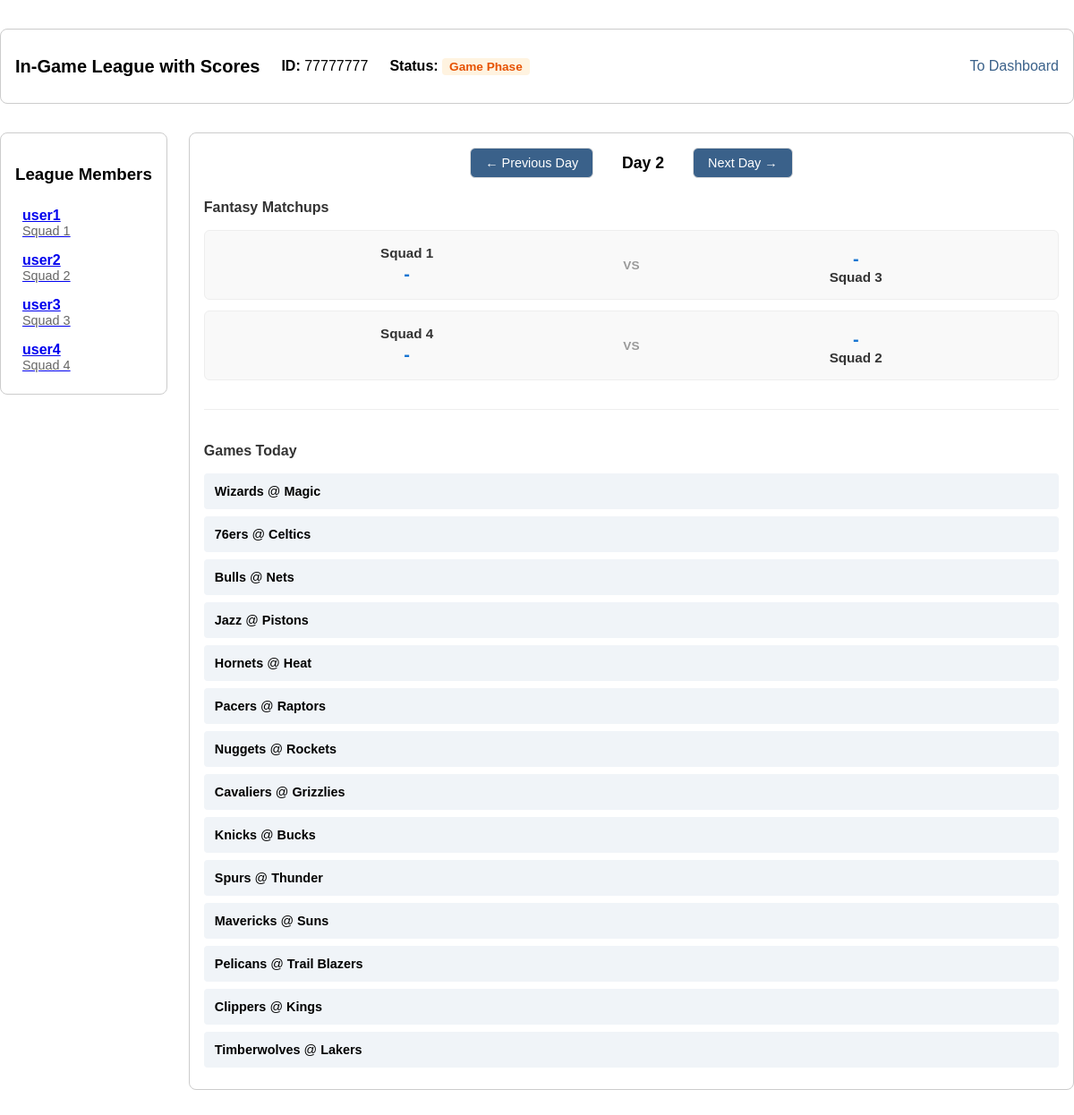
The app's page /league/77777777 with its own data.
### tables this page shows
CREATE TABLE PlayerLeague (
    LID INTEGER PRIMARY KEY,
    draftType TEXT,
    leagueName TEXT,
    ownerAccount INTEGER,
    status TEXT DEFAULT 'initial', current_day INTEGER DEFAULT 1, -- 'initial', 'draft', 'final'
    FOREIGN KEY (ownerAccount) REFERENCES PlayerAccount(accountID)
);

CREATE TABLE PlayerTeam (
    teamID INTEGER PRIMARY KEY,
    LID INTEGER,
    accountID INTEGER,
    teamName TEXT,
    FOREIGN KEY (LID) REFERENCES PlayerLeague(LID),
    FOREIGN KEY (accountID) REFERENCES PlayerAccount(accountID)
);

CREATE TABLE PlayerAccount (
    accountID INTEGER PRIMARY KEY,
    username TEXT UNIQUE,
    email TEXT UNIQUE,
    password TEXT
);

CREATE TABLE PlayerSchedule (
    matchupID INTEGER,
    LID INTEGER,
    week INTEGER,
    T1 INTEGER,
    T2 INTEGER,
    PRIMARY KEY (LID, matchupID),
    FOREIGN KEY (LID) REFERENCES PlayerLeague(LID),
    FOREIGN KEY (T1) REFERENCES PlayerTeam(teamID),
    FOREIGN KEY (T2) REFERENCES PlayerTeam(teamID)
);

CREATE TABLE NBATeam (
    TID INTEGER PRIMARY KEY,
    city TEXT,
    teamname TEXT,
    conference TEXT
);

### app.py (the view, shortened to what this page needs)
@app.route("/league/<int:league_id>")
def league(league_id):
    conn = sqlite3.connect(DB_FILE)
    conn.row_factory = sqlite3.Row
    cursor = conn.cursor()
    cursor.execute(
        """SELECT LID as id, leagueName, status, ownerAccount, draftType, current_day
            FROM PlayerLeague
            WHERE LID = ?""",
        (league_id,)
        )
    league_data = cursor.fetchone()
    cursor.execute(
        """SELECT pt.teamID, pt.teamName as team_name, pa.username as name
            FROM PlayerTeam pt
            JOIN PlayerAccount pa on pt.accountID = pa.accountID
            WHERE pt.LID = ?""",
        (league_id,)
        )
    members = cursor.fetchall()
    current_turn_team_id = None
    if league_data and league_data['status'] == 'started':
        current_turn_team_id = get_current_draft_turn(cursor, league_id)
        if current_turn_team_id is None and league_data['status'] != 'final':
            conn.commit() # Status was updated to final inside get_current_draft_turn
    games = []
    nba_games = []
    current_day = None
    viewed_day = None
    max_day = None
    if league_data and league_data['status'] == 'game':
        current_day = league_data['current_day']
        viewed_day = request.args.get('day', current_day, type=int)
        cursor.execute(
            "SELECT MAX(week) FROM PlayerSchedule WHERE LID = ?",
            (league_id,)
        )
        result = cursor.fetchone()
        max_day = result[0] if result[0] else current_day
        viewed_day = max(1, min(viewed_day, max_day))
        cursor.execute(
            """SELECT ps.matchupID, ps.week, ps.T1, ps.T2,
                      pt1.teamName as team1_name, pt2.teamName as team2_name,
                      pg1.Score as team1_score, pg2.Score as team2_score
               FROM PlayerSchedule ps
               LEFT JOIN PlayerTeam pt1 ON ps.T1 = pt1.teamID
               LEFT JOIN PlayerTeam pt2 ON ps.T2 = pt2.teamID
               LEFT JOIN PlayerGame pg1 ON ps.LID = pg1.LID AND ps.matchupID = pg1.matchupID AND ps.T1 = pg1.teamID
               LEFT JOIN PlayerGame pg2 ON ps.LID = pg2.LID AND ps.matchupID = pg2.matchupID AND ps.T2 = pg2.teamID
               WHERE ps.LID = ? AND ps.week = ?
               ORDER BY ps.matchupID""",
            (league_id, viewed_day)
        )
        games = cursor.fetchall()
        cursor.execute("SELECT MIN(date) FROM NBASchedule")
        first_nba_date_result = cursor.fetchone()
        nba_games = []
        if first_nba_date_result and first_nba_date_result[0]:
            from datetime import datetime, timedelta
            date_str = first_nba_date_result[0].split()[0] if ' ' in first_nba_date_result[0] else first_nba_date_result[0]
            first_nba_date = datetime.strptime(date_str, '%Y-%m-%d')
            nba_date = first_nba_date + timedelta(days=viewed_day - 1)
            nba_date_str = nba_date.strftime('%Y-%m-%d')
            cursor.execute(
                """SELECT nt1.teamname as home_team, nt2.teamname as away_team
                   FROM NBASchedule ns
                   LEFT JOIN NBATeam nt1 ON ns.home = nt1.TID
                   LEFT JOIN NBATeam nt2 ON ns.away = nt2.TID
                   WHERE date(ns.date) = ?
                   ORDER BY ns.GID""",
                (nba_date_str,)
            )
            nba_games = cursor.fetchall()
    search = request.args.get('search', '')
    positions = request.args.getlist('position')
    query = "SELECT * FROM NBAPlayer WHERE playerName Like ?"
    search_parameter = '%' + search + '%'
    params = [search_parameter]
    query += "ORDER BY prevPlayerScore DESC"
    cursor.execute(query, params)
    player_list = cursor.fetchall()[:10]
    conn.close()
    if league_data is None:
        return redirect(url_for('dashboard'))
    return render_template("league.html", league=league_data, members=members,
                           player_list=player_list, current_turn=current_turn_team_id, games=games,
                           current_day=current_day, viewed_day=viewed_day, max_day=max_day, nba_games=nba_games)

### templates/league.html (shortened to what this page needs)
<!DOCTYPE html>
<html lang="en">
<head>
    <link rel="stylesheet" href="{{ url_for('static', filename='style.css') }}">
</head>
<body>
    <div class="league-container">
        <div class="league-header">
            <div class="league-info-group">
                <h1>{{ league.leagueName }}</h1>
                <p class="league-id"><strong>ID:</strong> {{ league.id }}</p>
                <div class="status">
                    <strong>Status:</strong>
                    {% if league.status == 'initial' %}
                        <span class="status-badge status-initial">Initial</span>
                    {% elif league.status == 'started' %}
                        <span class="status-badge status-draft">In Draft</span>
                    {% else %}
                        <span class="status-badge status-game">Game Phase</span>
                    {% endif %}
                </div>
            </div>
            <div class="header-things">
                <a href="{{ url_for('dashboard') }}" class="dashboard-link">To Dashboard</a>
            </div>
        </div>
        <div class="league-main-content">
            <div class="members-bar">
                <h3>League Members</h3>
                <div class="member-list">
                    {% for member in members %}
                        <a  href = {{url_for('view_team', league_id=league.id, team_id=member.teamID)}}>
                        <div class="member-item {% if current_turn and member.teamID == current_turn %}current-turn{% endif %}">
                            <span><strong>{{ member.name }}</strong></span>
                            <span class="member-team">{{ member.team_name }}</span>
                        </div>
                        </a>
                    {% endfor %}
                </div>
            </div>
            {% if league.status == 'game' %}
                <div class="games-section">
                    <div class="games-header">
                        <div class="day-navigation">
                            {% if viewed_day > 1 %}
                                <a href="{{ url_for('league', league_id=league.id, day=viewed_day-1) }}" class="nav-btn prev-btn">← Previous Day</a>
                            {% else %}
                                <button class="nav-btn prev-btn" disabled>← Previous Day</button>
                            {% endif %}
                            <h3>Day {{ viewed_day }}</h3>
                            {% if viewed_day < max_day %}
                                <a href="{{ url_for('league', league_id=league.id, day=viewed_day+1) }}" class="nav-btn next-btn">Next Day →</a>
                            {% else %}
                                <button class="nav-btn next-btn" disabled>Next Day →</button>
                            {% endif %}
                        </div>
                    </div>
                    {% if games %}
                        <div class="games-list">
                            <h4 style="margin-bottom: 1rem; color: #333;">Fantasy Matchups</h4>
                            {% for game in games %}
                                <div class="game-matchup">
                                    <div class="team1">
                                        <span class="team-name">{{ game.team1_name }}</span>
                                        <span class="team-score">{{ game.team1_score or '-' }}</span>
                                    </div>
                                    <div class="vs">VS</div>
                                    <div class="team2">
                                        <span class="team-score">{{ game.team2_score or '-' }}</span>
                                        <span class="team-name">{{ game.team2_name }}</span>
                                    </div>
                                </div>
                            {% endfor %}
                        </div>
                    {% else %}
                        <p style="text-align: center; color: #999; padding: 2rem;">No games scheduled for this day.</p>
                    {% endif %}
                    {% if nba_games %}
                        <div style="margin-top: 2rem; padding-top: 1rem; border-top: 1px solid #eee;">
                            <h4 style="margin-bottom: 1rem; color: #333;">Games Today</h4>
                            <div class="nba-games-list">
                                {% for nba_game in nba_games %}
                                    <div style="background: #f0f4f8; padding: 0.75rem; border-radius: 4px; margin-bottom: 0.5rem; font-size: 0.9rem;">
                                        <strong>{{ nba_game.away_team }}</strong> @ <strong>{{ nba_game.home_team }}</strong>
                                    </div>
                                {% endfor %}
                            </div>
                        </div>
                    {% endif %}
                </div>
            {% endif %}
        </div>
    </div>
</body>
</html>

### static/style.css (style rules this page uses)
body { font-family: sans-serif; display: flex; align-items: center; justify-content: center; min-height: 100vh; margin: 0; }
.league-container { padding-top: 2rem; padding-bottom: 2rem; width: 100%; max-width: 1200px; margin: 0 auto; }
.league-header { display: flex; justify-content: space-between; align-items: center; background: white; padding: 1rem; border-radius: 8px; margin-bottom: 2rem; border: 1px solid #ccc; }
.league-header h1 { margin: 0; font-size: 1.25rem; }
.league-info-group { display: flex; gap: 1.5rem; align-items: center; }
.league-main-content { display: flex; gap: 1.5rem; align-items: flex-start; }
.members-bar, .player-search-section { background: white; padding: 1rem; border-radius: 8px; border: 1px solid #ccc; }
.status-badge { padding: 2px 8px; border-radius: 4px; font-size: 0.85rem; font-weight: bold; }
.status-game { background-color: #fff3e0; color: #e65100; }
.dashboard-link { color: #3a618a; text-decoration: none; margin-left: 1rem; }
.member-list { margin-top: 1rem; }
.member-item { padding: 0.5rem; display: flex; flex-direction: column; }
.member-team { color: #666; font-size: 0.9rem; }
.games-section { flex: 1; width: 100%; box-sizing: border-box; background: white; padding: 1rem; border-radius: 8px; border: 1px solid #ccc; }
.games-section h3 { margin-top: 0; }
.game-matchup { display: flex; align-items: center; justify-content: space-between; background: #f9f9f9; padding: 1rem; border-radius: 6px; margin-bottom: 0.75rem; border: 1px solid #eee; }
.team1, .team2 { display: flex; flex-direction: column; align-items: center; flex: 1; }
.team1 { text-align: right; padding-right: 1rem; }
.team2 { text-align: left; padding-left: 1rem; }
.team-name { font-weight: bold; font-size: 0.95rem; color: #333; }
.team-score { font-size: 1.25rem; font-weight: bold; color: #1976d2; margin-top: 0.25rem; }
.vs { margin: 0 1rem; color: #999; font-weight: bold; font-size: 0.85rem; }
.games-header { display: flex; justify-content: space-between; align-items: center; margin-bottom: 1.5rem; flex-wrap: wrap; gap: 1rem; }
.day-navigation { display: flex; gap: 1rem; align-items: center; justify-content: center; flex: 1; min-width: 300px; }
.day-navigation h3 { margin: 0; padding: 0 1rem; font-size: 1.1rem; white-space: nowrap; }
.nav-btn { padding: 0.5rem 1rem; border-radius: 6px; border: 1px solid #ddd; background-color: #3a618a; color: white; text-decoration: none; cursor: pointer; font-size: 0.9rem; font-weight: 500; transition: background-color 0.2s, opacity 0.2s; display: inline-block; width: auto; }

### records on screen
PlayerLeague: leagueName "In-Game League with Scores", id "77777777"
PlayerTeam: name "user1", team_name "Squad 1"
PlayerTeam: name "user2", team_name "Squad 2"
PlayerTeam: name "user3", team_name "Squad 3"
PlayerTeam: name "user4", team_name "Squad 4"
PlayerSchedule: team1_name "Squad 1", team1_score "-", team2_score "-", team2_name "Squad 3"
PlayerSchedule: team1_name "Squad 4", team1_score "-", team2_score "-", team2_name "Squad 2"
NBATeam: away_team "Wizards", home_team "Magic"
NBATeam: away_team "76ers", home_team "Celtics"
NBATeam: away_team "Bulls", home_team "Nets"
NBATeam: away_team "Jazz", home_team "Pistons"
NBATeam: away_team "Hornets", home_team "Heat"
NBATeam: away_team "Pacers", home_team "Raptors"
NBATeam: away_team "Nuggets", home_team "Rockets"
NBATeam: away_team "Cavaliers", home_team "Grizzlies"
NBATeam: away_team "Knicks", home_team "Bucks"
NBATeam: away_team "Spurs", home_team "Thunder"
NBATeam: away_team "Mavericks", home_team "Suns"
NBATeam: away_team "Pelicans", home_team "Trail Blazers"
NBATeam: away_team "Clippers", home_team "Kings"
NBATeam: away_team "Timberwolves", home_team "Lakers"

### other values on screen
{{ viewed_day }} "2"
